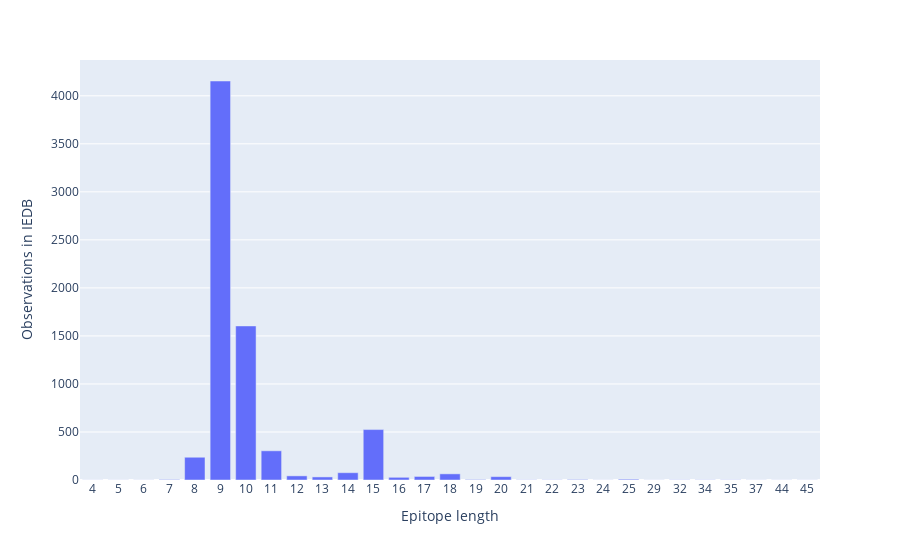

The code cell stored with this chart in its notebook:
### Markdown cell above
# Basic refining 
I will not refine the plot to great details, because of time constraints and the fact that I would normally migrate to R anyway by this point

Aims:
- Define alternative axis titles
- Make all x axis breaks visible (force categorical)
- Remove the legend. It is redundant as there is only 1 variable plotted (ie. no groups to compare)

### Code cell
fig=px.bar(count_per_seqlength, labels={'linear_sequence_length':'Epitope length', "value":"Observations in IEDB"})  
fig.update_layout(showlegend=False)
fig.update_xaxes(type='category')
fig.show()

### Figure 1 — Plotly figure (JSON) as saved in the notebook; plotly's stock layout.template omitted (floating-point values rounded to 4 significant figures)
{"data": [{"alignmentgroup": "True", "hovertemplate": "variable=linear_sequence<br>Epitope length=%{x}<br>Observations in IEDB=%{y}<extra></extra>", "legendgroup": "linear_sequence", "marker": {"color": "#636efa", "pattern": {"shape": ""}}, "name": "linear_sequence", "offsetgroup": "linear_sequence", "orientation": "v", "showlegend": true, "textposition": "auto", "type": "bar", "x": [4, 5, 6, 7, 8, 9, 10, 11, 12, 13, 14, 15, 16, 17, 18, 19, 20, 21, 22, 23, 24, 25, 29, 32, 34, 35, 37, 44, 45], "xaxis": "x", "y": [1, 1, 1, 5, 237, 4154, 1604, 304, 43, 32, 76, 525, 28, 37, 64, 5, 35, 2, 2, 5, 1, 8, 1, 2, 2, 2, 1, 1, 1], "yaxis": "y"}], "layout": {"autosize": true, "barmode": "relative", "legend": {"title": {"text": "variable"}, "tracegroupgap": 0}, "margin": {"t": 60}, "showlegend": false, "xaxis": {"anchor": "y", "autorange": true, "domain": [0, 1], "range": [-0.5, 28.5], "title": {"text": "Epitope length"}, "type": "category"}, "yaxis": {"anchor": "x", "autorange": true, "domain": [0, 1], "range": [0, 4373.0], "title": {"text": "Observations in IEDB"}, "type": "linear"}}}
